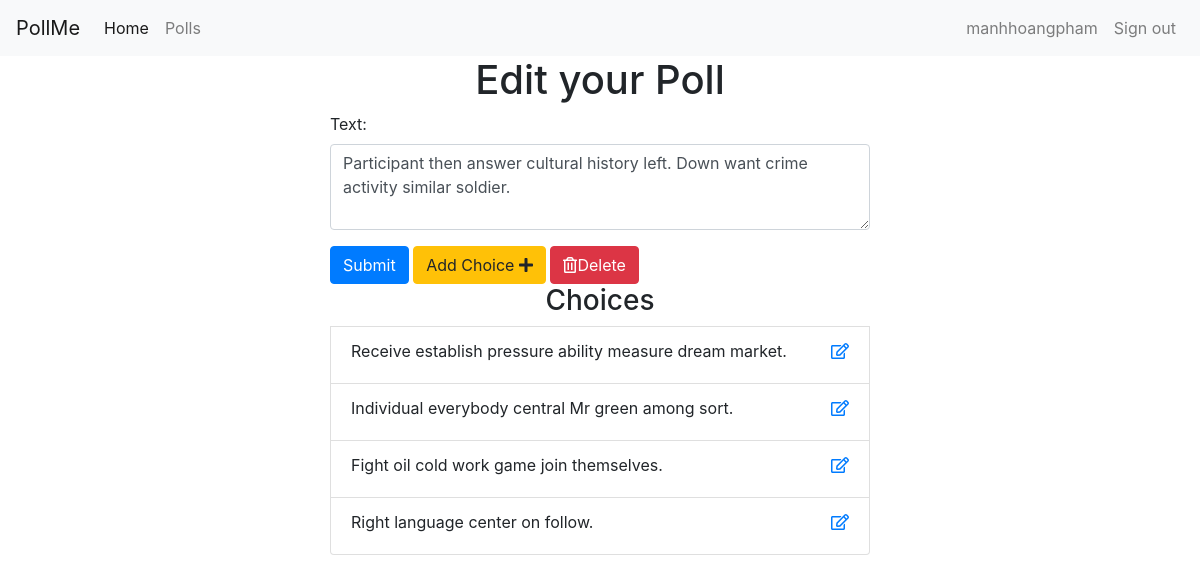
/polls/edit/3/ (signed in), run on the app's committed database.
### polls/models.py (models this page shows, shortened)
class Poll(models.Model):
	owner = models.ForeignKey(User, on_delete=models.CASCADE, default=1)
	text = models.CharField(max_length=225)
	pub_date = models.DateField()

class Choice(models.Model):
	poll = models.ForeignKey(Poll, on_delete=models.CASCADE)
	choice_text = models.CharField(max_length=255)

### polls/views.py (the view)
# urls.py: path('edit/<int:poll_id>/', views.edit_poll, name="edit_poll"),
@login_required
def edit_poll(request, poll_id):
	poll = get_object_or_404(Poll, id=poll_id)
	if request.user != poll.owner:
		return redirect('/')
	if request.method == "POST":
		form = EditPollForm(request.POST, instance=poll)
		if form.is_valid():
			new_poll = form.save(commit=False)
			new_poll.pub_date = datetime.datetime.now()
			form.save()
			messages.success(
								request,
								'Poll was successfully changed!',
								extra_tags='alert alert-success alert-dismissible fade show')
			return redirect('polls:list')
	else:
		form = EditPollForm(instance=poll)
	return render(request, 'polls/edit_poll.html', {'form': form, 'poll':poll})

### polls/forms.py
class EditPollForm(forms.ModelForm):
	class Meta:
		model = Poll
		fields = ['text']
		widgets = {
			'text': forms.Textarea(attrs={"class":"form-control", "rows": 3, "cols": 20})
		}

### polls/templates/polls/edit_poll.html (shortened to what this page needs)
{% extends 'base.html' %}
{% block content %}
<div class="container">
	<h1 class="text-center">Edit your Poll</h1>
	<div class="row">
		<div class="col-md-6 offset-md-3">
			<form action="" method="post">
			{% for field in form %}
				<div class="form-group">
					{{ field.label_tag }}
					{{ field }}
				</div>
			{% endfor %}
			<button type="submit" class="btn btn-primary">Submit</button>
			<a href="{% url 'polls:add_choice' poll.id %}" class="btn btn-warning">Add Choice <i class="fas fa-plus"></i></a>
			<a href="{% url 'polls:delete_poll_confirm' poll.id %}" class="btn btn-danger">
				<i class="far fa-trash-alt"></i>Delete
			</a>
			<h3 class="text-center">Choices</h3>
			{% for choice in poll.choice_set.all %}
				<div class="list-group-item">
					<label for="choice{{ forloop.counter }}">{{ choice.choice_text }}</label>
					<a href="{% url 'polls:edit_choice' choice.id %}" class="float-right"><i class="far fa-edit"></i></a>
				</div>
				{% endfor %}
			</form>
		</div>
	</div>
</div>
{% endblock %}

### templates/includes/navbar.html (shortened to what this page needs)
<nav class="navbar navbar-expand-lg navbar-light bg-light">
		<a class="navbar-brand" href="{% url 'home' %}">PollMe</a>
		<div class="collapse navbar-collapse" id="navbarNavAltMarkup">
  		<div class="navbar-nav">
	      <a class="nav-item nav-link active" href="{% url 'home' %}">Home<span class="sr-only">(current)</span></a>
	      <a class="nav-item nav-link" href="{% url 'polls:list' %}">Polls</a>
	     </div>
       <div class="navbar-nav ml-auto">
        {% if request.user.is_authenticated %}
        <a class="nav-item nav-link" href="">{{user}}</a>
        <a class="nav-item nav-link" href="{% url 'accounts:logout' %}">Sign out</a>
        {% else %}
        <a class="nav-item nav-link" href="{% url 'accounts:register' %}">Sign Up</a>
        <a class="nav-item nav-link" href="{% url 'accounts:login' %}">Sign In</a>
        {% endif %}
       </div>
		</div>
</nav>

### data on the page
Poll: form "Participant then answer cultural history left. Down want crime activity similar soldier."
Choice: choice_text "Receive establish pressure ability measure dream market."
Choice: choice_text "Individual everybody central Mr green among sort."
Choice: choice_text "Fight oil cold work game join themselves."
Choice: choice_text "Right language center on follow."

### other printed values
{{ user }} "manhhoangpham"
{{ field.label_tag }} "Text:"
